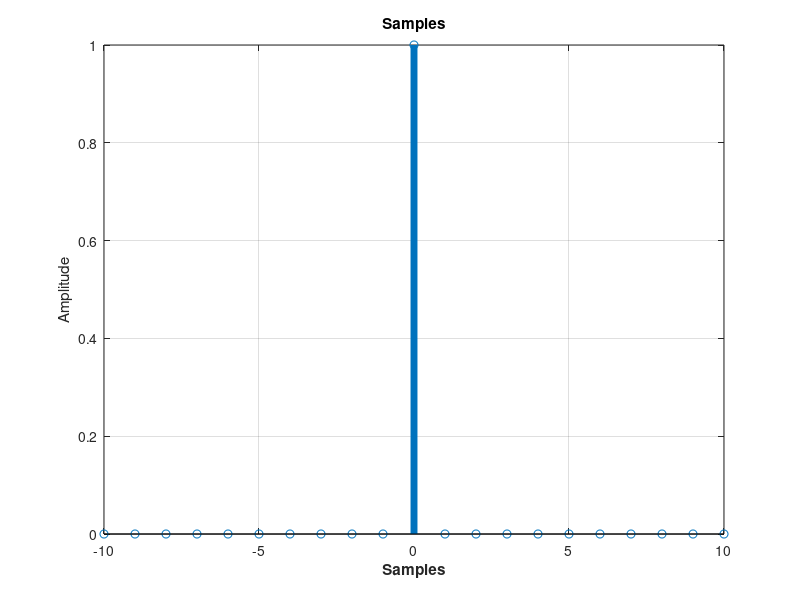

Recreate this plot in MATLAB.
 N1=-10;
 N2=10;
 N=0;
 x=N1:N2;
 y=(x-N==0);

 figure
 stem(x,y,'LineWidth',5)
 xlabel('\bfSamples')
 ylabel('Amplitude')
 title('Samples')
 grid on
